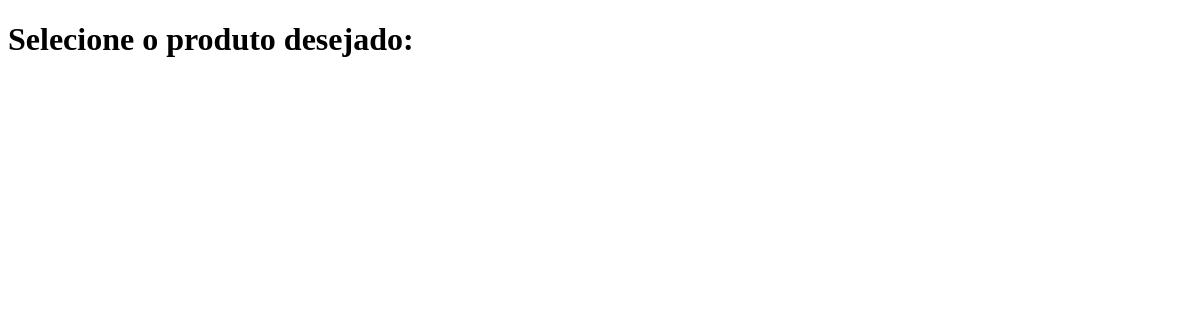
The page /Vitrine.php on the database as committed earlier.
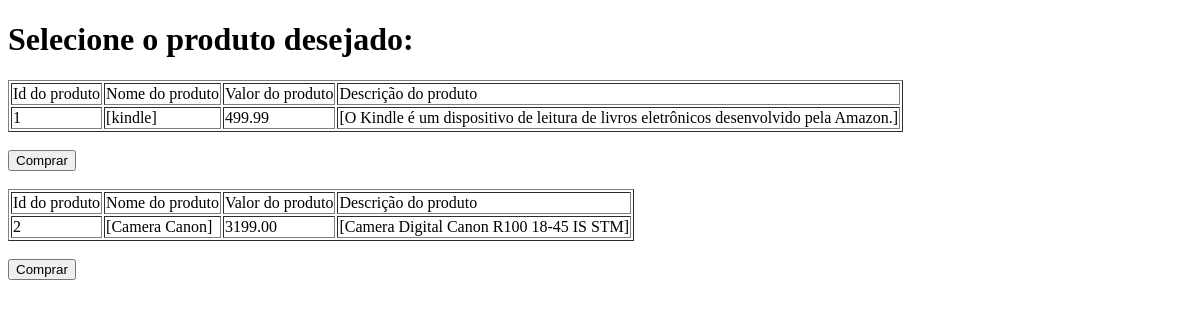
The same page on the database as committed later.
### tables this page shows
CREATE TABLE IF NOT EXISTS `tb_produto` (
  `id_produto` int NOT NULL AUTO_INCREMENT,
  `nome_prod` varchar(40) NOT NULL,
  `valor_prod` decimal(6,2) NOT NULL,
  `des_prod` text NOT NULL,
  PRIMARY KEY (`id_produto`)
);

### Vitrine.php (the view, shortened to what this page needs)
<!DOCTYPE html>
<html lang="en">
<head>
</head>
<body>
<?php
if(1==1)
{
    include "conexao.php";
    $Matriz=$conexao->prepare("SELECT * FROM tb_produto");
        $Matriz->execute();
        echo"<h1>Selecione o produto desejado:</h1>";
        while ($Linha = $Matriz -> fetch(PDO:: FETCH_OBJ))
        {
            $idProduto = $Linha -> id_produto;
            $nomeProd = $Linha -> nome_prod;
            $valorProd = $Linha -> valor_prod;
            $desProd = $Linha -> des_prod;
            echo "<table border=1>";
            echo "<tr>";
            echo "<td> Id do produto </td>";
            echo "<td> Nome do produto </td>";
            echo "<td> Valor do produto </td>";
            echo "<td> Descrição do produto </td>";
            echo "</tr>";
            echo "<tr>";
            echo "<td>" . $idProduto. "</td>";
            echo "<td>" . $nomeProd. "</td>";
            echo "<td>" . $valorProd. "</td>";
            echo "<td>" . $desProd. "</td>";
            echo "</tr>";
            echo "</table> <br>" ;
            ?>
            <form action="Vitrine.php?valor=enviado" method="post">
            <input type="submit" name="Botao" value="Comprar">
            </form>
            <br>
            <?php
        }
}
else{
?>
</body>
</html>
<?php
}
?>

Rows that differ between the two databases and show on the page:
added tb_produto: id_produto "1", nome_prod "[kindle]", valor_prod "499.99", des_prod "[O Kindle é um dispositivo de leitura de livros eletrônicos desenvolvido pela Amazon.]"
added tb_produto: id_produto "2", nome_prod "[Camera Canon]", valor_prod "3199.00", des_prod "[Camera Digital Canon R100 18-45 IS STM]"
